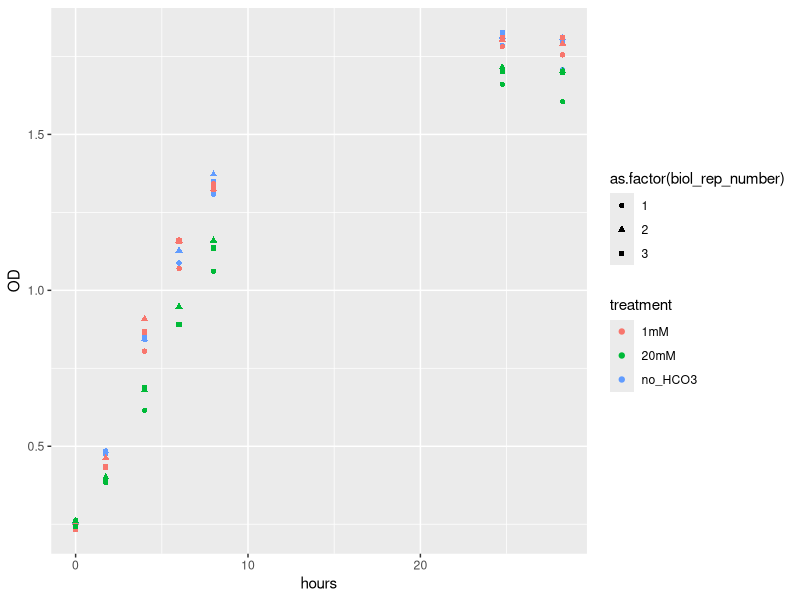

The R script that drew this image:
## ---- chunk 1
##code to open and access datafile
## make excel datasheet into R Dataframe, do you have all packages required?
library(tidyverse)
##readxl is part of tidyverse, but when you load tidyverse after installation it doesnt add readxl by default
library(readxl)
##your data was preloaded in the Rproject directory, so then use read_excel fucntion to retrieve the data
HCO3_wildtype <- read_excel("2021_06_16_wildtype_HCO3.xlsx")
##Make your first graph for fun
ggplot(data = HCO3_wildtype, aes(x = hours, y = OD, colour = treatment, shape = as.factor(biol_rep_number))) +
  geom_point()
